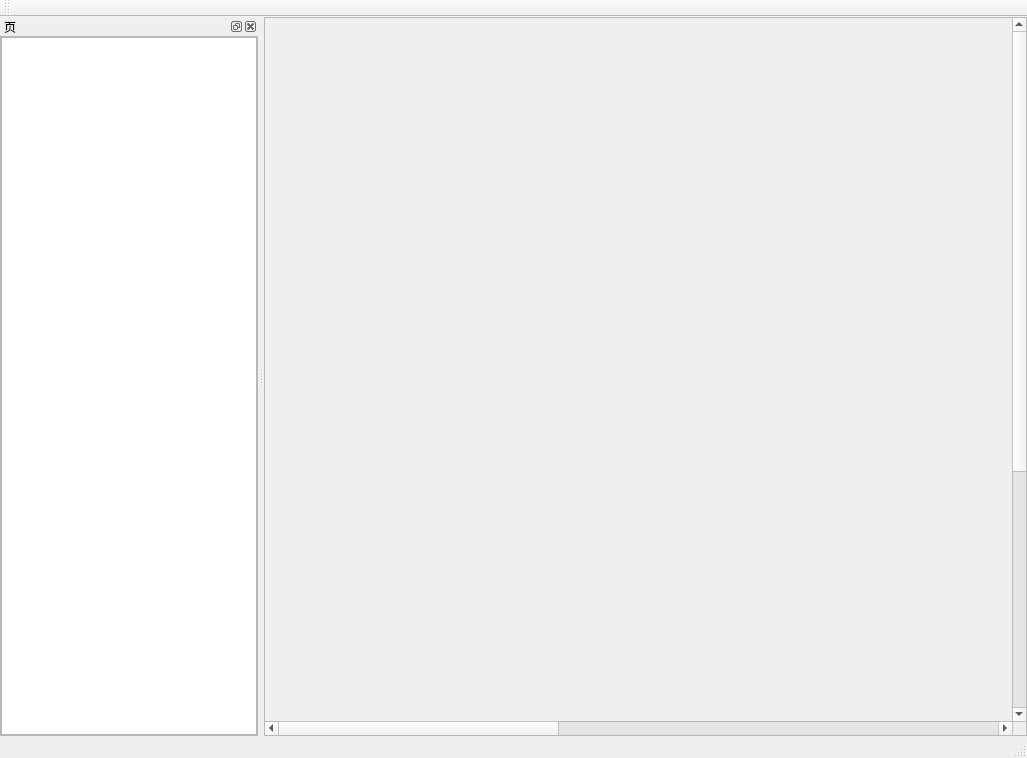
<?xml version="1.0" encoding="UTF-8"?>
<ui version="4.0">
 <class>ScreenEditorClass</class>
 <widget class="QMainWindow" name="ScreenEditorClass">
  <property name="geometry">
   <rect>
    <x>0</x>
    <y>0</y>
    <width>1027</width>
    <height>758</height>
   </rect>
  </property>
  <property name="windowTitle">
   <string>电脑屏幕编辑器</string>
  </property>
  <widget class="QWidget" name="centralWidget">
   <layout class="QVBoxLayout" name="verticalLayout_3">
    <property name="spacing">
     <number>0</number>
    </property>
    <property name="leftMargin">
     <number>0</number>
    </property>
    <property name="topMargin">
     <number>0</number>
    </property>
    <property name="rightMargin">
     <number>0</number>
    </property>
    <property name="bottomMargin">
     <number>0</number>
    </property>
    <item>
     <widget class="QScrollArea" name="scrollArea">
      <property name="widgetResizable">
       <bool>true</bool>
      </property>
      <widget class="PageWidget" name="page">
       <property name="geometry">
        <rect>
         <x>0</x>
         <y>0</y>
         <width>1920</width>
         <height>1080</height>
        </rect>
       </property>
       <property name="minimumSize">
        <size>
         <width>1920</width>
         <height>1080</height>
        </size>
       </property>
       <property name="maximumSize">
        <size>
         <width>1920</width>
         <height>1080</height>
        </size>
       </property>
      </widget>
     </widget>
    </item>
   </layout>
  </widget>
  <widget class="QToolBar" name="toolBar">
   <attribute name="toolBarArea">
    <enum>TopToolBarArea</enum>
   </attribute>
   <attribute name="toolBarBreak">
    <bool>false</bool>
   </attribute>
  </widget>
  <widget class="QStatusBar" name="statusBar"/>
  <widget class="QDockWidget" name="dockPage">
   <property name="minimumSize">
    <size>
     <width>240</width>
     <height>222</height>
    </size>
   </property>
   <property name="windowTitle">
    <string>页</string>
   </property>
   <attribute name="dockWidgetArea">
    <number>1</number>
   </attribute>
   <widget class="QWidget" name="dockWidgetContents">
    <layout class="QVBoxLayout" name="verticalLayout">
     <property name="spacing">
      <number>0</number>
     </property>
     <property name="leftMargin">
      <number>0</number>
     </property>
     <property name="topMargin">
      <number>0</number>
     </property>
     <property name="rightMargin">
      <number>0</number>
     </property>
     <property name="bottomMargin">
      <number>0</number>
     </property>
     <item>
      <widget class="QScrollArea" name="scrollArea_2">
       <property name="minimumSize">
        <size>
         <width>200</width>
         <height>200</height>
        </size>
       </property>
       <property name="widgetResizable">
        <bool>true</bool>
       </property>
       <widget class="QWidget" name="scrollAreaWidgetContents">
        <property name="geometry">
         <rect>
          <x>0</x>
          <y>0</y>
          <width>278</width>
          <height>700</height>
         </rect>
        </property>
        <layout class="QVBoxLayout" name="verticalLayout_4">
         <property name="spacing">
          <number>0</number>
         </property>
         <property name="leftMargin">
          <number>0</number>
         </property>
         <property name="topMargin">
          <number>0</number>
         </property>
         <property name="rightMargin">
          <number>0</number>
         </property>
         <property name="bottomMargin">
          <number>0</number>
         </property>
         <item>
          <widget class="PageListWidget" name="listPage">
           <property name="sizePolicy">
            <sizepolicy hsizetype="Expanding" vsizetype="Expanding">
             <horstretch>0</horstretch>
             <verstretch>0</verstretch>
            </sizepolicy>
           </property>
           <property name="minimumSize">
            <size>
             <width>177</width>
             <height>0</height>
            </size>
           </property>
           <property name="maximumSize">
            <size>
             <width>16777215</width>
             <height>16777215</height>
            </size>
           </property>
          </widget>
         </item>
        </layout>
       </widget>
      </widget>
     </item>
    </layout>
   </widget>
  </widget>
 </widget>
 <layoutdefault spacing="6" margin="11"/>
 <customwidgets>
  <customwidget>
   <class>PageListWidget</class>
   <extends>QListWidget</extends>
   <header location="global">pagelistwidget.h</header>
  </customwidget>
  <customwidget>
   <class>PageWidget</class>
   <extends>QWidget</extends>
   <header location="global">pagewidget.h</header>
   <container>1</container>
  </customwidget>
 </customwidgets>
 <resources>
  <include location="ScreenEditor.qrc"/>
 </resources>
 <connections/>
</ui>
